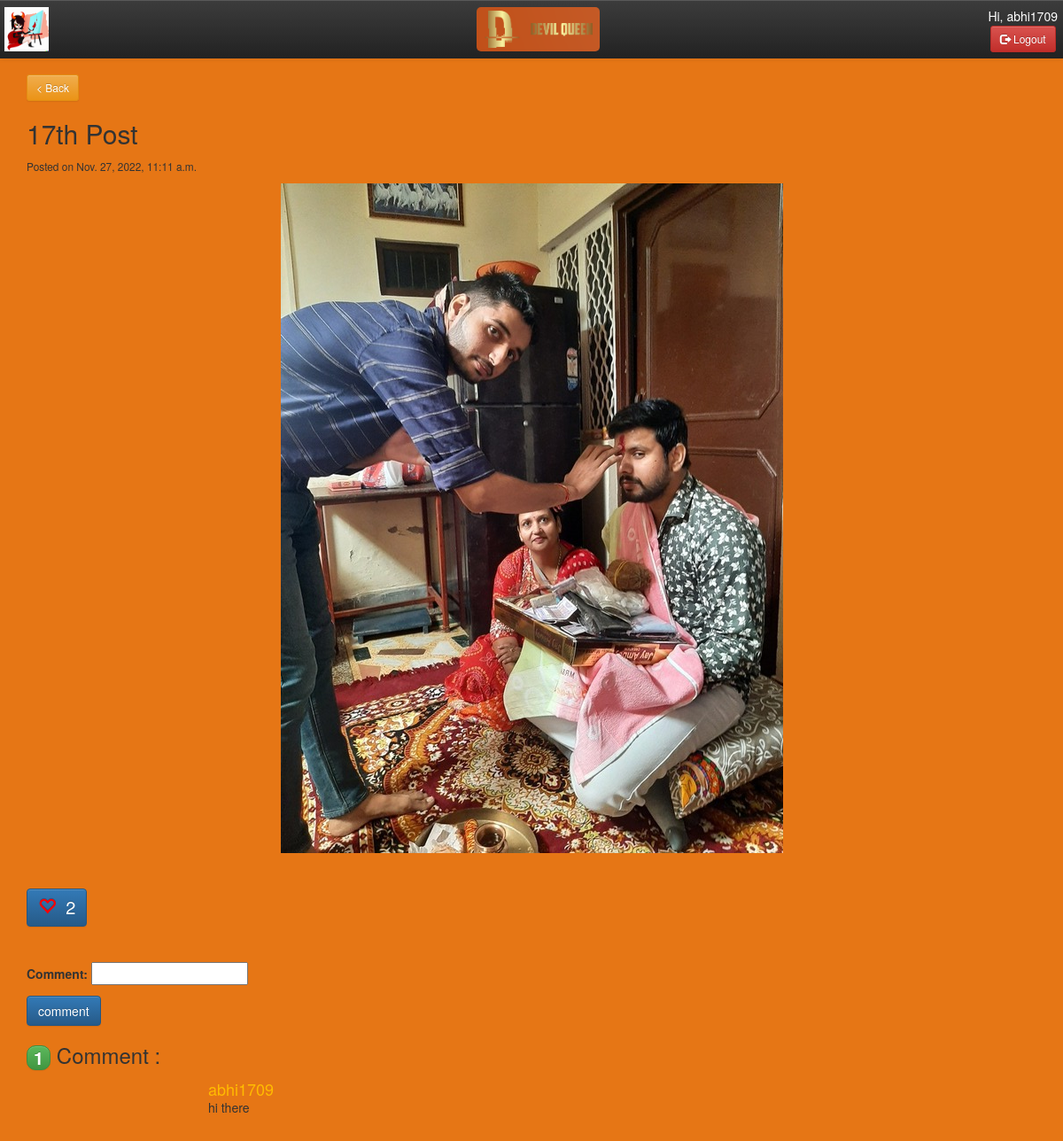
The app's page /2022/11/27/17th-post/ (signed in) with its own data.
### myApp/models.py (models this page shows, shortened)
class Post(models.Model):
	STATUS_CHOICE=(('draft','Draft'),('published','Published'),('deleted','Deleted'))
	title=models.CharField(max_length=200)
	slug=models.SlugField(max_length=50,unique_for_date="publish")
	body=models.TextField(null=True,blank=True)
	publish=models.DateTimeField(default=timezone.now)
	photo=models.ImageField(upload_to='static/postimg',default="")
	click_post=models.BooleanField(default=True)
	class Meta:
		ordering = ('-publish',)

class Comment(models.Model):
	user=models.ForeignKey(User,related_name='comments',on_delete=models.CASCADE,default="")
	post=models.ForeignKey(Post,related_name='comments',on_delete=models.CASCADE)
	comment=models.CharField(max_length=200,default="")
	created=models.DateTimeField(auto_now_add=True)
	updated=models.DateTimeField(auto_now=True)
	active=models.BooleanField(default=True)
	comment_post=models.BooleanField(default=True)
	class Meta:
		ordering=('-created',)

### myApp/views.py (the view, shortened to what this page needs)
# urls.py: re_path('(?P<year>\d{4})/(?P<month>\d{2})/(?P<day>\d{2})/(?P<send_slug>[-\w]+)/',post_detail_view,name='post_detail'),
@login_required
def post_detail_view(request,year,month,day,send_slug):
	post=get_object_or_404(Post,slug=send_slug,publish__year=year,publish__month=month,publish__day=day)
	user=request.user
	comments=post.comments.filter(active=True)
	form=CommentForm()
	likes=Like.objects.filter(post=post,liked=True)
	try:
		like=Like.objects.get(user=user,post=post)
	except:
		like=Like(user=user,post=post)
	like_f=LikeForm()
	d={'post':post,'form':form,'comments':comments,'like_f':like_f,'like':like,'likes':likes}
	return render(request,'myApp/post_detail.html',d)

### myApp/forms.py
class CommentForm(forms.ModelForm):
	class Meta:
		model=Comment
		fields=('comment','comment_post')
		widgets={'comment_post':forms.HiddenInput}

class LikeForm(forms.ModelForm):
	class Meta:
		model=Like
		fields=('liked',)
		widgets={'liked':forms.HiddenInput}

### templates/myApp/post_detail.html (shortened to what this page needs)
<!DOCTYPE html>
{%extends 'myApp/parent.html'%}
{%load static%}
	{%block content_block%}
	<div class="container">
		<br>
		<button onclick="history.back()" class="btn btn-warning btn-sm">< Back</button>
		<h2>{{post.title|title}}</h2>
		<small>Posted on {{post.publish}}</small>
		<center>
			<img src="/{{post.photo}}" alt="N/A" id="post">
		</center>
		<br>
		<br>
		<div style="display: inline-block;">
			<form style="display: inline-block;" method="post">
				{%if like.liked%}
					<button type="submit" class="btn btn-primary" style="color:red; font-size: 20px;"><span class="glyphicon glyphicon-heart"></span>&nbsp;&nbsp;<span style="color:white;">{{likes.count}}</span></button>
				{%else%}
					<button type="submit" class="btn btn-primary" style="color:red; font-size: 20px;"><span class="glyphicon glyphicon-heart-empty"></span>&nbsp;&nbsp;<span style="color:white;">{{likes.count}}</span></button>
				{%endif%}
			</form>
		</div>
		<br>
		<br>
		<br>
		<form method='post'>
				{{form.as_p}}
				<input type="submit" class="btn btn-primary" value="comment">
		</form>
		{%with comments.count as comments_count%}
			<h3><span class="badge btn btn-success" style="font-size: 20px;">{{comments_count}}</span> Comment{{comments_count|pluralize}} : </h3>
		{%endwith%}
		{%if comments%}
			{%for c in comments%}
				<div class="col-sm-2 text-center"></div>
				<div class="col-sm-10">
					<h4 style="line-height: 2px; color: #ffbb00">{{c.user.username}}</h4>
					<p>{{c.comment}}</p>
					<br>
				</div>
			{%endfor%}
		{%endif%}
	</div>
	{%endblock%}

### templates/myApp/parent.html (shortened to what this page needs)
<!DOCTYPE html>
{%load static%}
<html>
<head>
	<link rel="stylesheet" href="https://cdn.jsdelivr.net/npm/bootstrap@3.3.7/dist/css/bootstrap.min.css">
	<link rel="stylesheet" href="https://cdn.jsdelivr.net/npm/bootstrap@3.3.7/dist/css/bootstrap-theme.min.css">
</head>
<body>
	<nav class="navbar-default navbar-fixed-top navbar-inverse">
		<div class="navbar-header">
			<img src="/static/images/logo.png" id="logo">
		</div>
		<div>
			<a href="/"><img src="/static/images/clogo.png" id="clogo"></a>
		</div>
		<div class="nav navbar-nav navbar-right" align="center">
			<h5 style="color: white; margin: 1px 1px 3px;">Hi, {{user.username}}</h5>
			<a href="/accounts/logout" class="btn btn-danger btn-sm"><span class="glyphicon glyphicon-log-out"></span> Logout</a>
		</div>
	</nav>
	<div class="content">
		{%block content_block%}
		{%endblock%}
	</div>
</body>
</html>

### templates/myApp/parent.html (style rules this page uses)
html,body { height: 100%; }
.navbar-default { position:fixed; display: flex; justify-content: space-between; top:0px; }
#logo { width: 50px; height: 50px; margin: 8px 5px; }
#clogo { width: 139px; height: 50px; margin: 8px 0px ; border-radius: 5px; }
.navbar-header { width: 100px; }
.navbar-right { margin-top: 10px; margin-right: 5px; }
#post { max-width: 95%; }
.content { margin-top: 64px; min-height: 100%; background-color: #e67615; }

### records on screen
Post: title "17th Post", publish "Nov. 27, 2022, 11:11 a.m.", photo (picture)
Comment: user.username "abhi1709", comment "hi there"

### other values on screen
{{ user.username }} "abhi1709"
{{ likes.count }} "2"
{{ comments_count }} "1"
